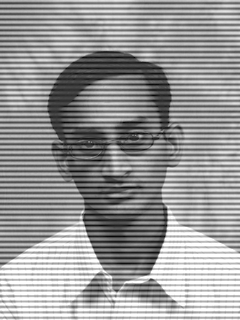
#> input picture images/filter_noise/inputs/indian.png, 240 x 320 px
$ python noise_filtering.py
#> lines starting #> are read from the running program, lines starting #| are printed output that depends on the picture
# Página 211 - Exemplo e equação
import numpy as np;
import cv2 as cv;
from matplotlib import pyplot as plt

def Dk(uk, vk, u, v):
    return np.sqrt((u - M/2 - uk)**2 + (v - N/2 - vk)**2)

def D_k(uk, vk, u, v):
    return np.sqrt((u - M/2 + uk)**2 + (v - N/2 + vk)**2)

img2 = cv.imread('../images/filter_noise/inputs/indian.png', 0);
#> img2 is the input picture: shape (320, 240); min 1, max 255, mean 151.2
img3 = cv.imread('../images/filter_noise/inputs/babys.png', 0);
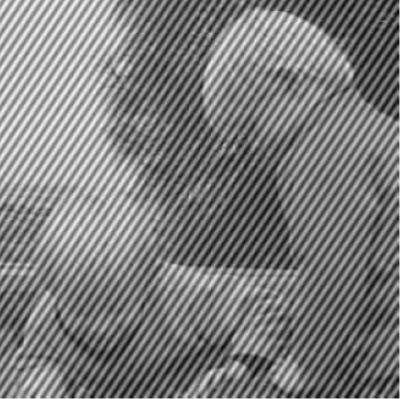
#> input picture images/filter_noise/inputs/babys.png, 400 x 399 px
#> img3 is the input picture: shape (399, 400); min 8, max 245, mean 124.9

M, N = img2.shape;
#> M = 320; N = 240
n = 4;
Do = 10;

# Calc DFT
img = np.fft.fft2(img2)
fshift = np.fft.fftshift(img)
magnitude_spectrum = 20*np.log(np.abs(fshift))
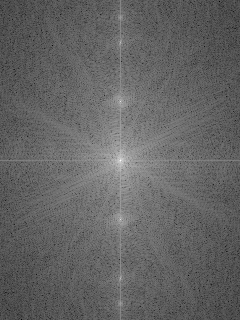
#> magnitude_spectrum: shape (320, 240) float64; min 11.59, max 325.4, mean 135.1; drawn with min black and max white

# u, v = np.meshgrid(np.arange(0,N), np.arange(0,M))
u, v = np.meshgrid(range(M), range(N), sparse=False, indexing='ij');

# uk = np.array([58,120,145]);
# vk = np.array([0,0,0]);

uk = np.array([25]);
vk = np.array([40]);

H = np.ones(img2.shape);

for i in range(len(uk)):
    H *= (1/(1 + (Do/Dk(uk[i],vk[i],u,v))**(2*n)))*(1/(1 + (Do/D_k(uk[i],vk[i],u,v))**(2*n)));
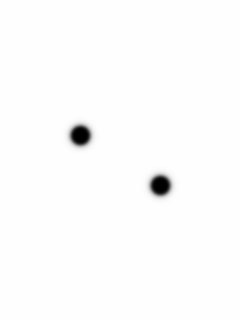
#> H: shape (320, 240) float64; min 0, max 1, mean 0.991

fig, axes = plt.subplots( nrows=1,
                          ncols=2,
                          sharex=True,
                          sharey=True,
                          figsize=(10, 10))
ax = axes.ravel()

ax[0].imshow(magnitude_spectrum, cmap=plt.cm.gray);
ax[0].set_title('Espectro da Imagem');
ax[1].imshow(H*magnitude_spectrum, cmap=plt.cm.gray)
ax[1].set_title('Espectro do Filtro');

for a in ax:
    a.axis('off')
fig.tight_layout()
plt.show()
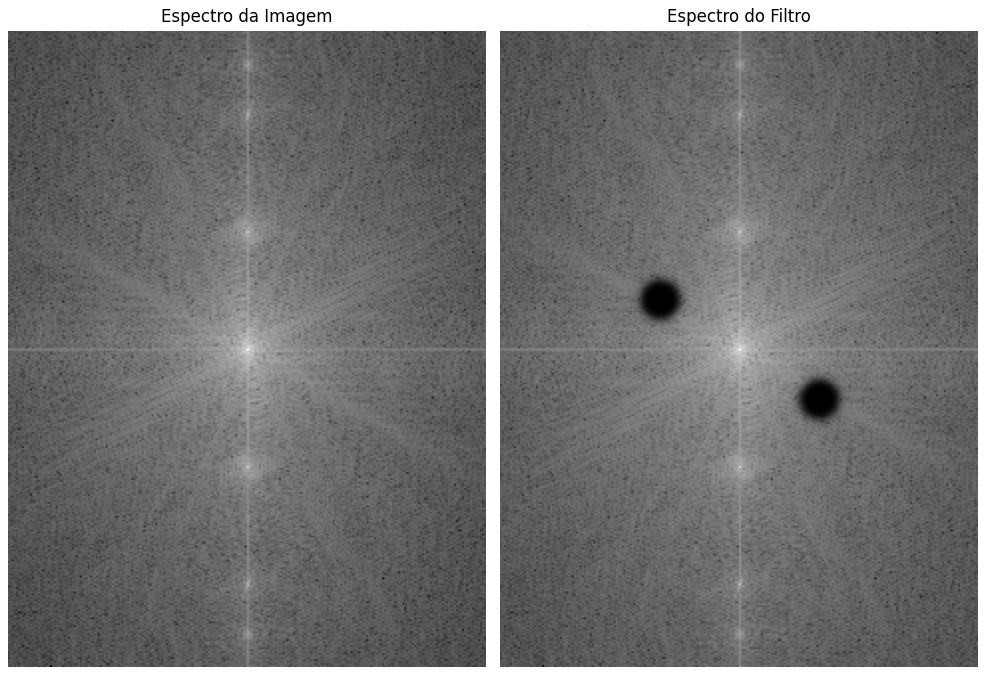
#> figure drawn by matplotlib, 2 panels

# Calc DFT inv
img_back = np.real(np.fft.ifft2(np.fft.ifftshift(H*fshift)));

# np.uint8 + stagger
img_filtered = cv.normalize(img_back, None, -1, 255, cv.NORM_MINMAX, cv.CV_8U);

# Print images
# cv.imwrite('./images/filtered1.png',img_filtered)
cv.imshow('Filtered',img_filtered)
# cv.imwrite('../images/filter_noise/outputs/indian.png', img_filtered)
cv.imshow('Normal', img2)

# Wait for can be see
cv.waitKey(0)
cv.destroyAllWindows()
